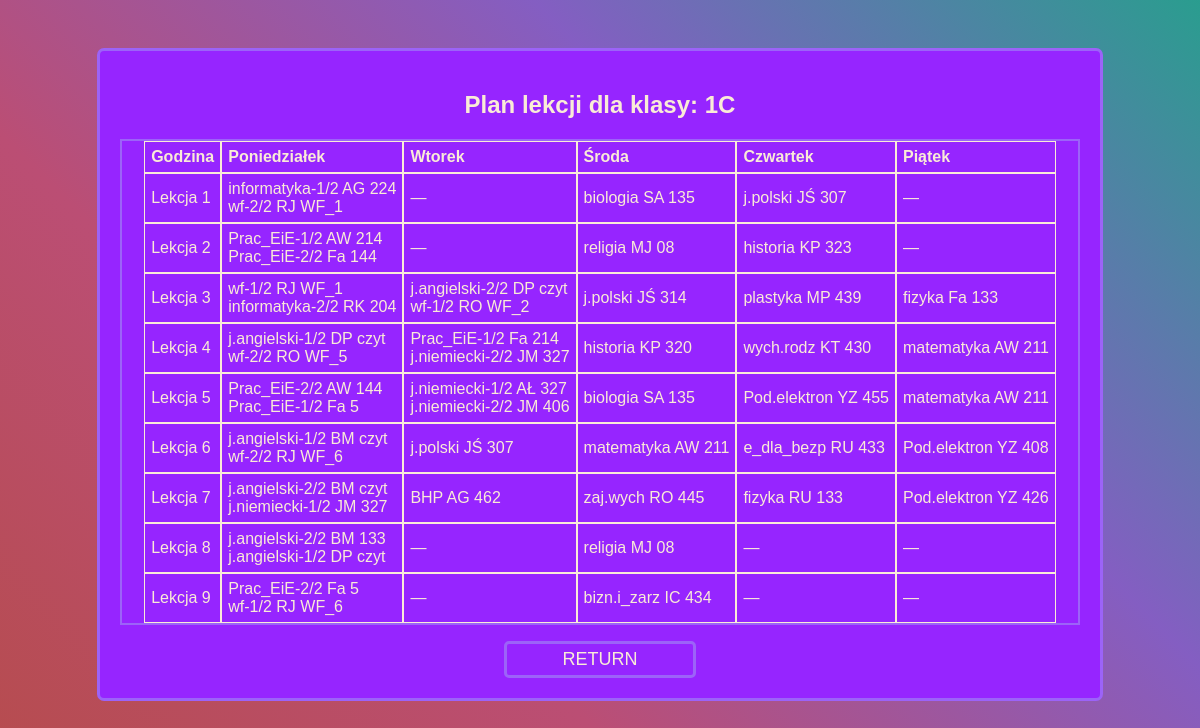
The app's page /classes/1C.php with its own data.
### tables this page shows
CREATE TABLE `plan_lekcji` (
  `id` int(11) NOT NULL,
  `id_k` tinyint(4) DEFAULT NULL,
  `id_p` tinyint(4) DEFAULT NULL,
  `grupa` char(3) NOT NULL DEFAULT '1/1',
  `id_n` tinyint(4) DEFAULT NULL,
  `id_s` tinyint(4) DEFAULT NULL,
  `id_g` tinyint(4) DEFAULT NULL,
  `dzien` tinyint(4) DEFAULT NULL
);

### classes/1C.php (the view, shortened to what this page needs)
<?php
$class = '1C';
?>
<!DOCTYPE html>
<html lang="pl">
<head>
    <link rel="stylesheet" href="./CSS/admin-style.css">
</head>
<body class="background">
    <div class="menu-main">
        <?php
        $pdo = new PDO('mysql:host=localhost;dbname=plan_lekcji', 'root', '');
        $pdo->setAttribute(PDO::ATTR_ERRMODE, PDO::ERRMODE_EXCEPTION);
        $sql = "SELECT * FROM widok_plan_lekcji WHERE klasa = :class ORDER BY dzien, id_g";
        $stmt = $pdo->prepare($sql);
        $stmt->bindParam(':class', $class, PDO::PARAM_STR);
        $stmt->execute();
        $results = $stmt->fetchAll(PDO::FETCH_ASSOC);
        if ($results) {
            $schedule = [];
            foreach ($results as $row) {
                $schedule[$row['dzien']][$row['id_g']][] = [
                    'przedmiot' => $row['przedmiot'],
                    'grupa' => $row['grupa'],
                    'nauczyciele' => $row['nauczyciele'],
                    'sala' => $row['sala']
                ];
            }
            echo "<h2>Plan lekcji dla klasy: $class</h2>";
            echo "<table cellspacing='0>";
            echo "<tr class='column'><th class='rekord'>Godzina</th>";
            $daysOfWeek = ['Poniedziałek', 'Wtorek', 'Środa', 'Czwartek', 'Piątek'];
            foreach ($daysOfWeek as $day) {
                echo "<th class='rekord'>$day</th>";
            }
            for ($hour = 1; $hour <= 9; $hour++) {
                echo "<tr class='column'>";
                echo "<td class='rekord'>Lekcja $hour</td>";
                for ($day = 1; $day <= 5; $day++) {
                    echo "<td class='rekord'>";
                    if (!empty($schedule[$day][$hour])) {
                        foreach ($schedule[$day][$hour] as $lesson) {
                            if($lesson['grupa']=='1/1')
                            echo htmlspecialchars($lesson['przedmiot']) . " ";
                            else
                            echo htmlspecialchars($lesson['przedmiot']) . "-" . htmlspecialchars($lesson['grupa']) . " ";
                            echo htmlspecialchars($lesson['nauczyciele']) . " ";
                            echo htmlspecialchars($lesson['sala']) . "<br>";
                        }
                    } else {
                        echo "—";
                    }
                    echo "</td>";
                }
                echo "</tr>";
            }
            echo "</table>
            <form action='../index.php' method='post'>
                <input type='submit' name='submit' class='return' value='RETURN'>
            </form>";
        } else {
            echo "<p>Brak wyników для класса $class</p>";
        }
        ?>
    </div>
</body>
</html>

### CSS/admin-style.css (style rules this page uses)
body, html { display: flex; margin: 0; padding: 0; height: 100%; font-family: Arial, sans-serif; color: antiquewhite !important; overflow-x: hidden; }
.background { position: absolute; top: 0; left: 0; right: 0; bottom: 0; background: linear-gradient(45deg, #b64c4c, #bb4e74, #845ec2, #2a9d8f); background-size: cover; background-attachment: fixed; animation: gradientMove 5s infinite alternate; }
table { text-align: center; display: flex; justify-content: center; width: auto; color: antiquewhite; word-wrap: break-word; border: 2px solid #9c63f8; }
th, td { border: antiquewhite 1px solid; width: fit-content; text-align: left; padding: 6px; }
.menu-main { background-color: #9625ff; border: 3px solid #9c63f8; border-radius: 7px; text-align: center; flex-direction: row; margin: auto; width: 80%; padding: 20px; margin-top: 4%; }
.return { background-color: #9625ff; border: 3px solid #9c63f8; border-radius: 5px; text-align: center; min-width: 100px; color:antiquewhite; margin-top: 2vh; font-size: large; width: 20%; padding: 5px; }

### records on screen
plan_lekcji: przedmiot "informatyka", grupa "1/2", nauczyciele "AG", sala "224"
plan_lekcji: przedmiot "wf", grupa "2/2", nauczyciele "RJ", sala "WF_1"
plan_lekcji: przedmiot "Prac_EiE", grupa "1/2", nauczyciele "AW", sala "214"
plan_lekcji: przedmiot "Prac_EiE", grupa "2/2", nauczyciele "Fa", sala "144"
plan_lekcji: przedmiot "historia", nauczyciele "KP", sala "323"
plan_lekcji: przedmiot "wf", grupa "1/2", nauczyciele "RJ", sala "WF_1"
plan_lekcji: przedmiot "informatyka", grupa "2/2", nauczyciele "RK", sala "204"
plan_lekcji: przedmiot "j.angielski", grupa "2/2", nauczyciele "DP", sala "czyt"
plan_lekcji: przedmiot "wf", grupa "1/2", nauczyciele "RO", sala "WF_2"
plan_lekcji: przedmiot "j.polski", nauczyciele "JŚ", sala "314"
plan_lekcji: przedmiot "plastyka", nauczyciele "MP", sala "439"
plan_lekcji: przedmiot "fizyka", nauczyciele "Fa", sala "133"
plan_lekcji: przedmiot "wf", grupa "2/2", nauczyciele "RO", sala "WF_5"
plan_lekcji: przedmiot "Prac_EiE", grupa "1/2", nauczyciele "Fa", sala "214"
plan_lekcji: przedmiot "j.niemiecki", grupa "2/2", nauczyciele "JM", sala "327"
plan_lekcji: przedmiot "historia", nauczyciele "KP", sala "320"
plan_lekcji: przedmiot "wych.rodz", nauczyciele "KT", sala "430"
plan_lekcji: przedmiot "Prac_EiE", grupa "2/2", nauczyciele "AW", sala "144"
plan_lekcji: przedmiot "Prac_EiE", grupa "1/2", nauczyciele "Fa", sala "5"
plan_lekcji: przedmiot "j.niemiecki", grupa "1/2", nauczyciele "AŁ", sala "327"
plan_lekcji: przedmiot "j.niemiecki", grupa "2/2", nauczyciele "JM", sala "406"
plan_lekcji: przedmiot "Pod.elektron", nauczyciele "YZ", sala "455"
plan_lekcji: przedmiot "j.angielski", grupa "1/2", nauczyciele "BM", sala "czyt"
plan_lekcji: przedmiot "wf", grupa "2/2", nauczyciele "RJ", sala "WF_6"
plan_lekcji: przedmiot "e_dla_bezp", nauczyciele "RU", sala "433"
plan_lekcji: przedmiot "Pod.elektron", nauczyciele "YZ", sala "408"
plan_lekcji: przedmiot "j.angielski", grupa "2/2", nauczyciele "BM", sala "czyt"
plan_lekcji: przedmiot "j.niemiecki", grupa "1/2", nauczyciele "JM", sala "327"
plan_lekcji: przedmiot "BHP", nauczyciele "AG", sala "462"
plan_lekcji: przedmiot "zaj.wych", nauczyciele "RO", sala "445"
plan_lekcji: przedmiot "fizyka", nauczyciele "RU", sala "133"
plan_lekcji: przedmiot "Pod.elektron", nauczyciele "YZ", sala "426"
plan_lekcji: przedmiot "j.angielski", grupa "2/2", nauczyciele "BM", sala "133"
plan_lekcji: przedmiot "Prac_EiE", grupa "2/2", nauczyciele "Fa", sala "5"
plan_lekcji: przedmiot "wf", grupa "1/2", nauczyciele "RJ", sala "WF_6"
plan_lekcji: przedmiot "bizn.i_zarz", nauczyciele "IC", sala "434"

### other values on screen
$class "1C"
$day "Poniedziałek"
$day "Wtorek"
$day "Środa"
$day "Czwartek"
$day "Piątek"
$lesson['przedmiot'] "biologia"
$lesson['nauczyciele'] "SA"
$lesson['sala'] "135"
$lesson['przedmiot'] "j.polski"
$lesson['nauczyciele'] "JŚ"
$lesson['sala'] "307"
$lesson['przedmiot'] "religia"
$lesson['nauczyciele'] "MJ"
$lesson['sala'] "08"
